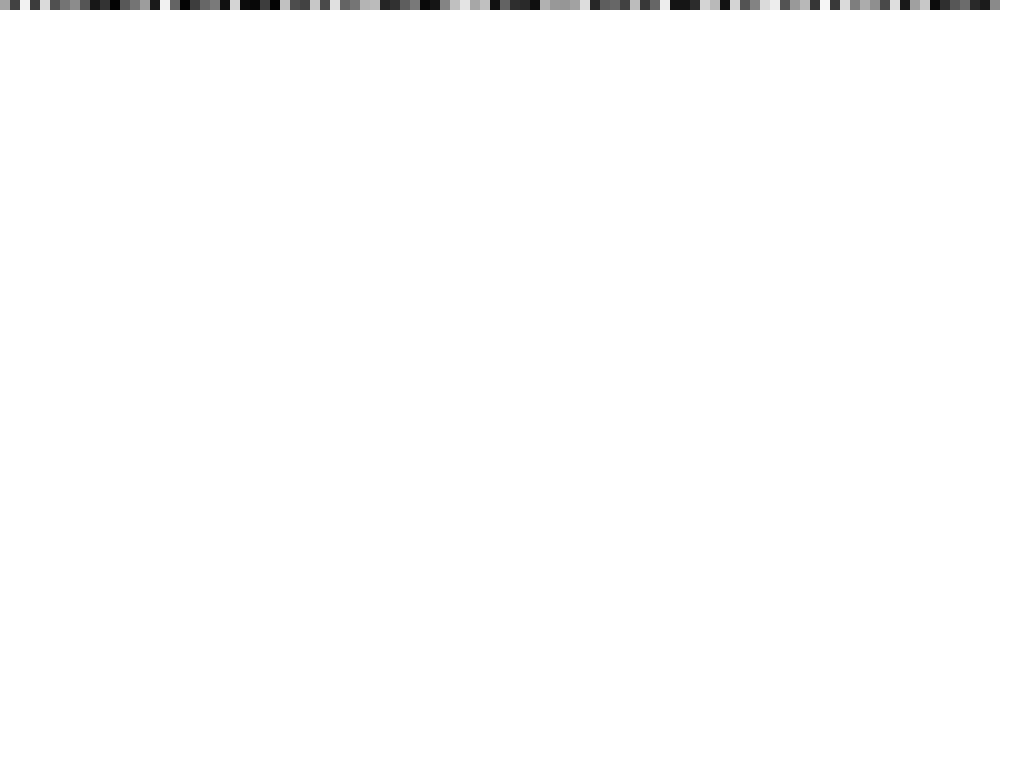
Frame 1 (no input)
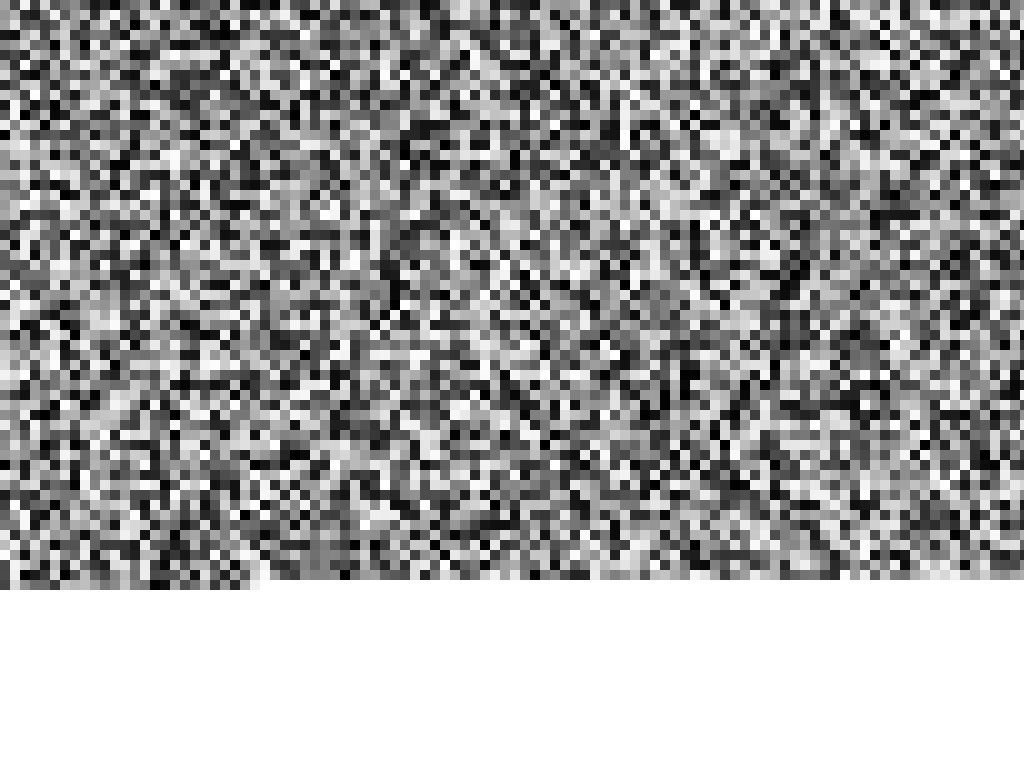
Frame 60 (the mouse pressed at the canvas centre just before this capture)
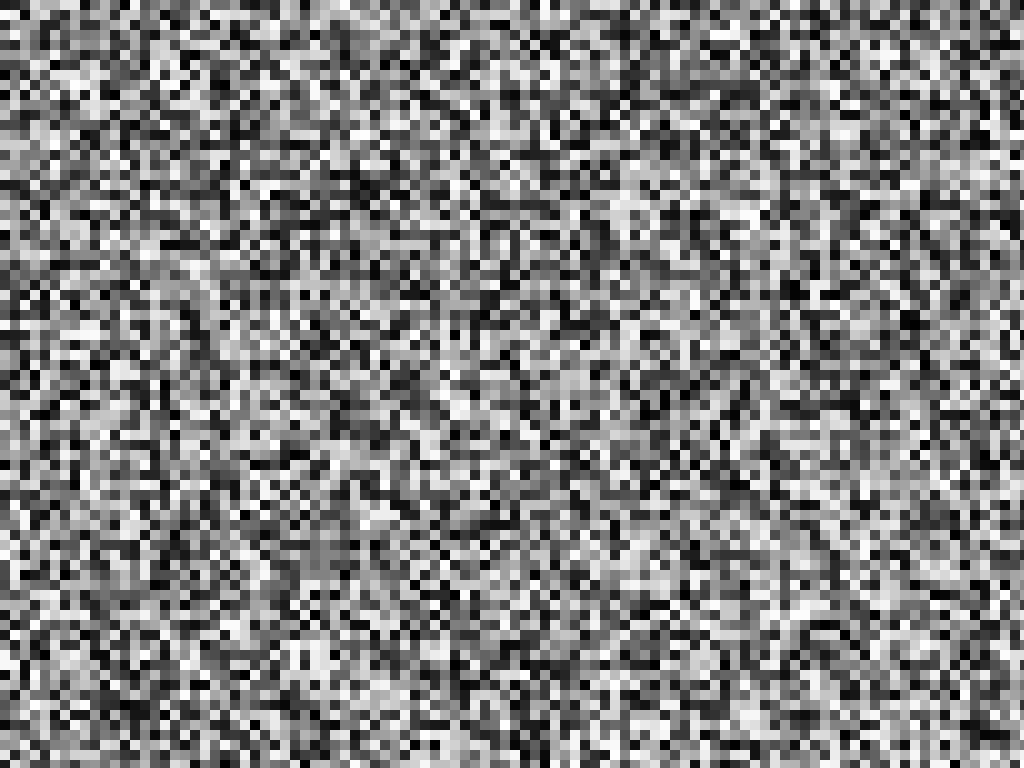
Frame 120 (the mouse held since frame 60 and released just before this capture)

The Processing sketch that drew these frames (run headless with seeded random() and noise(); from frame 60 on, the mouse is pressed at the canvas centre):

// Processing sketch: RandonAndNoise
// ── RandonAndNoise.pde
float x = 0;
float y = 0;
float r = 0.0;

void setup() {
    size(1024, 768);
    background(255);
    noStroke();
    fill(0, 127);
}

void draw() {
    for (int i=0; i<100; i++) {
        //float mFill = noise(r) * 255;
        float mFill = random(0, 255);
        fill(mFill);
        square(x, y, 10);

        x += 10;
        r += 0.1;
        if (x > width) {
            x = 0;
            y += 10;
        }
        if (y > height) {
            y = 0;
        }
    }
}
